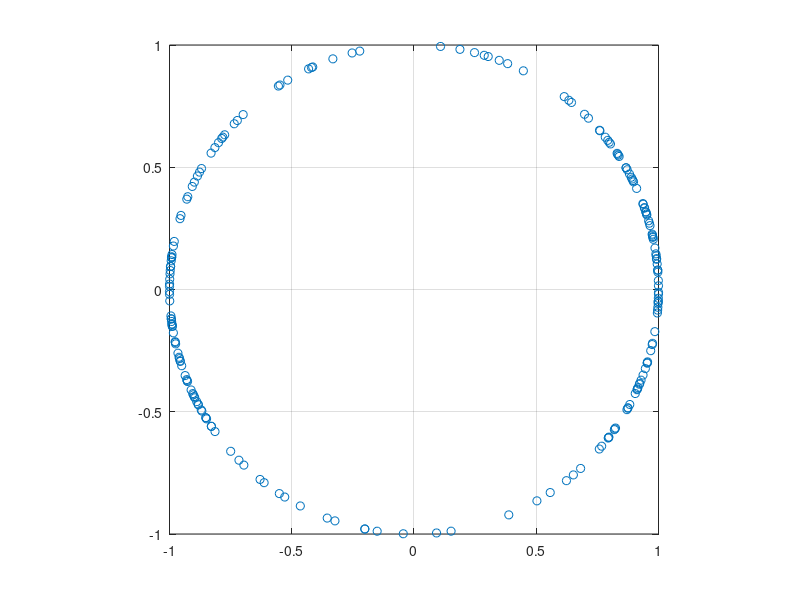

This chart was generated by the following MATLAB code: (Note: this script raises an error after producing the figure.)
% Hungarian clustering of mean color points of axons
% H component is considered where H in [0, 2pi)

clear;
clc;

load('MeanColorPointAxonsHrad.mat');

M = Hrad(:,1)*2*pi;
n = length(M);

Mc = [cos(M),sin(M)];

figure
plot(Mc(:,1),Mc(:,2),'o');
axis square;
grid on

% Hungarian clustering
% Hungarian method
D = zeros(n,n);
for i = 1 : n-1
    for j = i+1 : n
        D(i,j) = min(abs(M(i)-M(j)),(2*pi)-abs(M(i)-M(j)));
    end
end
D = max(D,D');
thres = 1e100;
D(logical(eye(size(D)))) = thres;

inC = cell(size(D,1),1); % initialize cluster
for i = 1 : size(D,1), inC{i} = i; end
inD = D; % initialize distance matrix
T = (pi/8); % NEED TO STUDY
[C, trackrecords] = iterativeClustering(inC, inD, D, T);

% plot results
numstep = trackrecords.('num');

F(numstep) = struct('cdata',[],'colormap',[]);

figure('visible','off');

for i = 1 : n
    % colo = [Rconv(i),Gconv(i),Bconv(i)];
    color = 'blue';
    plot(Mc(i,1),Mc(i,2),'bo','LineWidth',2,'MarkerSize',5);
    hold on
end
axis square;
set(gca,'FontSize',20);
xlim([-1.1, 1.1]);
ylim([-1.1, 1.1]);
grid on
F(1) = getframe();
clf;

for step = 2 : numstep
    str = strcat('Step',num2str(step));
    cls = trackrecords.(str);
    estk = length(cls);
    cc=hsv(estk);
    for i = 1 : estk
        idcl = cls{i};
        plot(Mc(idcl,1), Mc(idcl,2),'o','color',cc(i,:),'LineWidth',2,'MarkerSize',5);
        hold on
    end
    axis square;
    xlim([-1.1, 1.1]);
    ylim([-1.1, 1.1]);
    set(gca,'FontSize',20);
    grid on
    F(step) = getframe();   
    clf;
end

% display video 
figure
movie(gcf,F,1,0.5,[60,50,0,0]);
